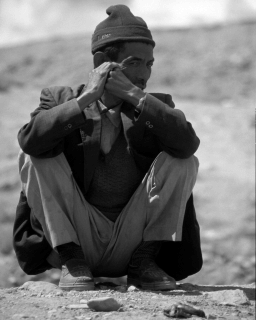
#> input picture lab_4/IMG_GS/GS_0003.png, 256 x 320 px; its folder holds 2 pictures in this run
$ python main.py
#> lines starting #> are read from the running program, lines starting #| are printed output that depends on the picture
import numpy as np
import matplotlib.pyplot as plt
import cv2


def imgToFloat(img):
    img_out = img.copy()
    if np.issubdtype(img_out.dtype, np.floating):
        return img_out
    elif np.issubdtype(img_out.dtype, np.unsignedinteger):
        return img_out.astype(np.float32) / 255

    raise ValueError("Unsupported image type")


def read_image(image_path, color_space=cv2.COLOR_BGR2RGB):
    """
    Read image from file
    :param image_path: path to the image
    :param convertToUint8: convert image to uint8
    :param color_space: color space
    :return: image as numpy array
    """
#> called with image_path = 'IMG_GS/GS_0003.png', color_space = 6

    image = cv2.imread(image_path)
#> image is the input picture: shape (320, 256, 3); min 0, max 255, mean 115.1

    if color_space is not None:
        image = cv2.cvtColor(image, color_space)
#> image: shape (320, 256)

    return image


def colorFit(pixel, pallet):
    idx = np.argmin(np.linalg.norm(pallet - pixel, axis=1))
    return pallet[idx]


# [4 lines of commented-out code are left out]


pallet1bit = np.linspace(0, 1, 2).reshape(2, 1)
pallet2bit = np.linspace(0, 1, 4).reshape(4, 1)
pallet4bit = np.linspace(0, 1, 16).reshape(16, 1)


pallet8 = np.array(
    [
        [
            0.0,
            0.0,
            0.0,
        ],
        [
            0.0,
            0.0,
            1.0,
        ],
        [
            0.0,
            1.0,
            0.0,
        ],
        [
            0.0,
            1.0,
            1.0,
        ],
        [
            1.0,
            0.0,
            0.0,
        ],
        [
            1.0,
            0.0,
            1.0,
        ],
        [
            1.0,
            1.0,
            0.0,
        ],
        [
            1.0,
            1.0,
            1.0,
        ],
    ]
)


pallet16 = np.array(
    [
        [
            0.0,
            0.0,
            0.0,
        ],
        [
            0.0,
            1.0,
            1.0,
        ],
        [
            0.0,
            0.0,
            1.0,
        ],
        [
            1.0,
            0.0,
            1.0,
        ],
        [
            0.0,
            0.5,
            0.0,
        ],
        [
            0.5,
            0.5,
            0.5,
        ],
        [
            0.0,
            1.0,
            0.0,
        ],
        [
            0.5,
            0.0,
            0.0,
        ],
        [
            0.0,
            0.0,
            0.5,
        ],
        [
            0.5,
            0.5,
            0.0,
        ],
        [
            0.5,
            0.0,
            0.5,
        ],
        [
            1.0,
            0.0,
            0.0,
        ],
        [
            0.75,
            0.75,
            0.75,
        ],
        [
            0.0,
            0.5,
            0.5,
        ],
        [
            1.0,
            1.0,
            1.0,
        ],
        [
            1.0,
            1.0,
            0.0,
        ],
    ]
)

# print(colorFit(np.array([0.25, 0.25, 0.5]), pallet8))
# print(colorFit(np.array([0.25, 0.25, 0.5]), pallet16))


def kwant_colorFit(img, pallet):
    img_out = imgToFloat(img)
    height, width = img_out.shape[:2]
#> height = 320; width = 256
    for i in range(height):
        for j in range(width):
            img_out[i, j] = colorFit(img_out[i, j], pallet)
#> this loop made 320 passes

    return img_out


rng = np.random.default_rng(seed=4287873748)


def random_dithering(img, rnd_generator=rng):
    img = imgToFloat(img)

    if len(img.shape) == 3:
        img = cv2.cvtColor(img, cv2.COLOR_RGB2GRAY)

    height, width = img.shape[:2]

    random_matrix = rnd_generator.random((height, width))
    img = img >= random_matrix
    img = img * 1

    return img


def ordered_dithering(img, pallet):
    img = imgToFloat(img)

    height, width = img.shape[:2]

    # M2
    M = np.array([[0, 8, 2, 10], [12, 4, 14, 6], [3, 11, 1, 9], [15, 7, 13, 5]])
    n = 2
    M_pre = (M + 1) / pow((2 * n), 2) - 0.5

    r = 1
    for i in range(height):
        for j in range(width):
            C = img[i, j]
            img[i, j] = colorFit(C + M_pre[i % (2 * n), j % (2 * n)], pallet)
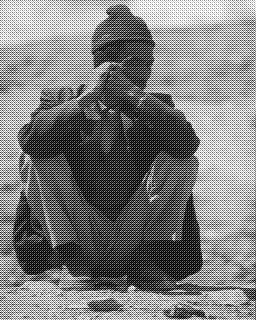
#> img: shape (320, 256) float32; min 0, max 1, mean 0.49

    return img


def floyd_steinberg_dithering(img, pallet):
    img = imgToFloat(img)

    height, width = img.shape[:2]

    for i in range(height):
        for j in range(width):
            old_pixel = img[i, j].copy()
            new_pixel = colorFit(old_pixel, pallet)
            img[i, j] = new_pixel
            quant_error = old_pixel - new_pixel

            if j < width - 1:
                img[i, j + 1] += quant_error * (7 / 16)
            if i < height - 1 and j > 0:
                img[i + 1, j - 1] += quant_error * (3 / 16)
            if i < height - 1:
                img[i + 1, j] += quant_error * (5 / 16)
            if i < height - 1 and j < width - 1:
                img[i + 1, j + 1] += quant_error * (1 / 16)

    return img


nr = 3


def main3():
    img = read_image(f"IMG_GS/GS_000{nr}.png", color_space=cv2.COLOR_BGR2GRAY)

    pallet = pallet4bit

    fig, axs = plt.subplots(2, 3, figsize=(15, 10))
    axs[0, 0].imshow(img, cmap="gray")
    axs[1, 0].imshow(kwant_colorFit(img, pallet), cmap="gray")
    axs[0, 1].imshow(ordered_dithering(img, pallet), cmap="gray")
    axs[1, 1].imshow(floyd_steinberg_dithering(img, pallet), cmap="gray")
    axs[0, 2].imshow(random_dithering(img), cmap="gray")
#> in random_dithering, `img = img >= random_matrix`:
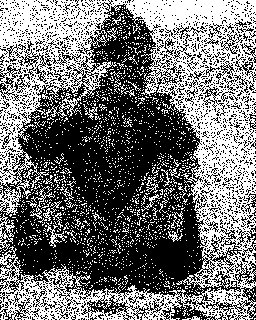
#> img: shape (320, 256) bool; 45.1% white in thin lines or dots
#> in random_dithering, `img = img * 1`: img: shape (320, 256) int64; values 0 (black) and 1 (white), 45.1% white in thin lines or dots

    axs[0, 0].set_title("Oryginał")
    axs[1, 0].set_title("Kwantyzacja")
    axs[0, 1].set_title("Dithering zorganizowany")
    axs[0, 2].set_title("Dithering losowy")
    axs[1, 1].set_title("Dithering Floyda-Steinberga")

    for ax in axs.flat:
        ax.axis("off")

    fig.suptitle("4 bity")

    plt.tight_layout()

    plt.savefig(f"OUTPUT/4bits_GS_000{nr}.jpg")
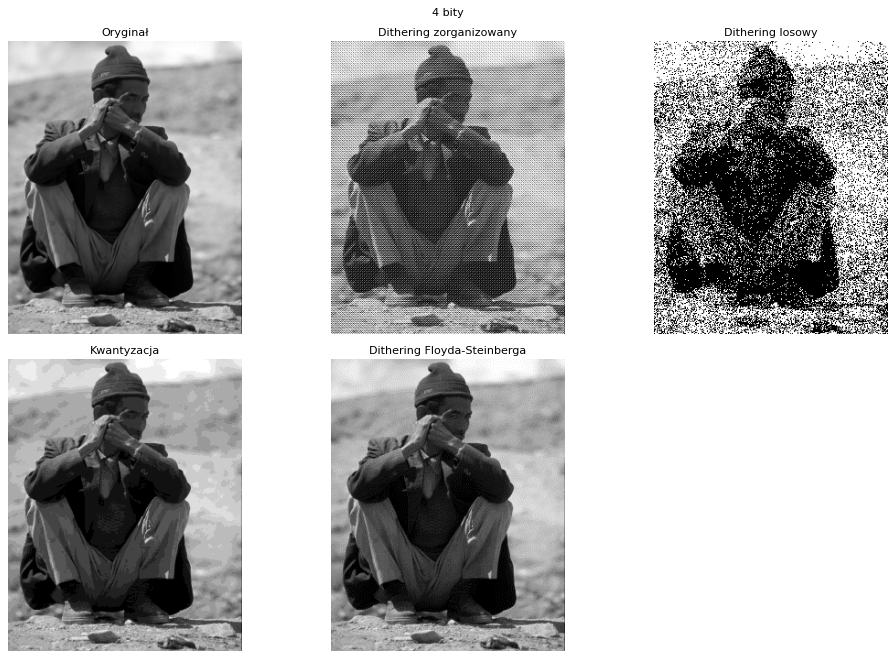
#> figure drawn by matplotlib, 5 panels

    # plt.show()


# [54 lines left out: functions main1, main2, not called in this run]


if __name__ == "__main__":
    # print(np.unique(floyd_steinberg_dithering(img.copy(),np.linspace(0,1,2).reshape(2,1))).size)
    # main1()
    # main2()
    main3()
